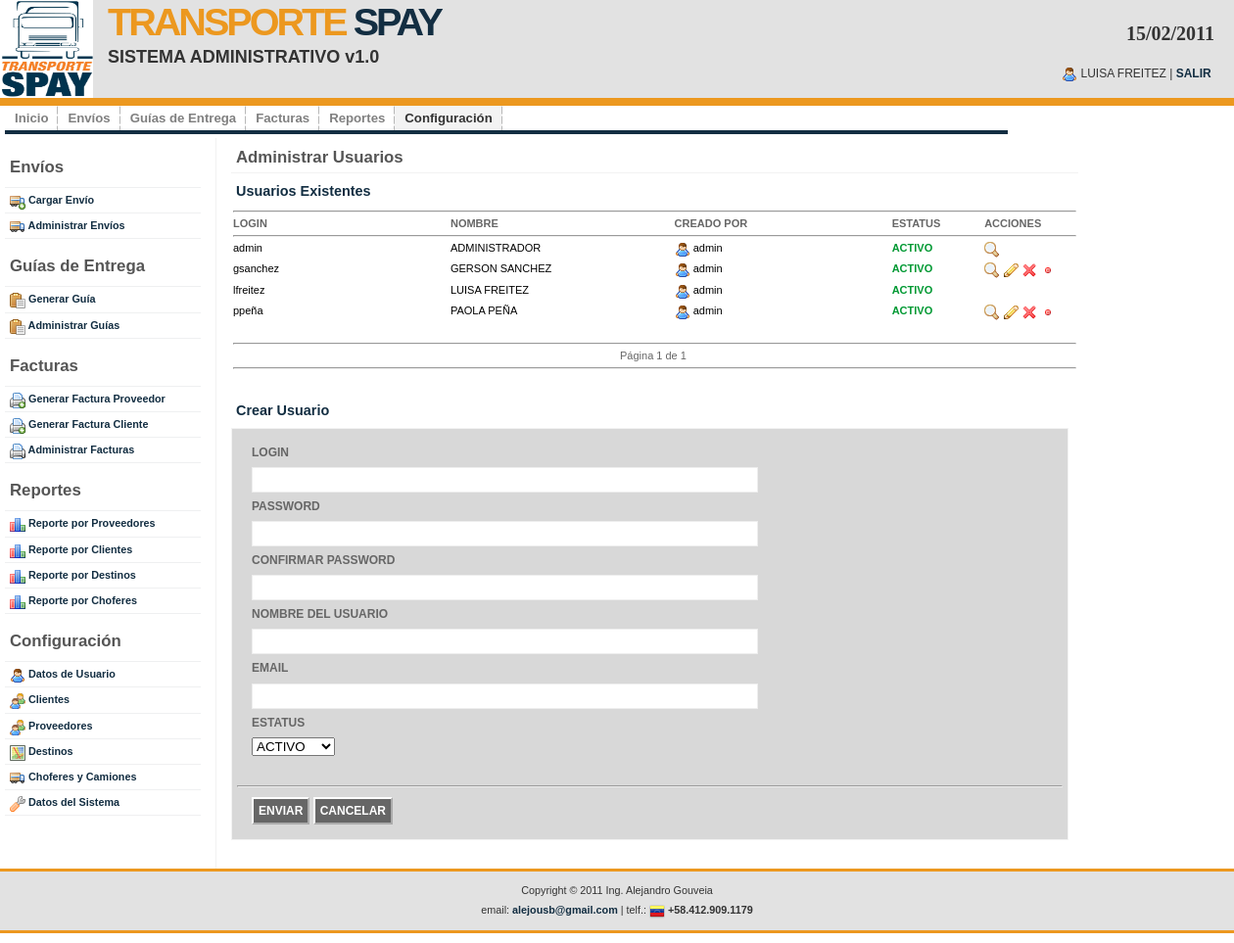
The app's page /adm_usuarios.php (signed in) with its own data.
### tables this page shows
CREATE TABLE IF NOT EXISTS `ts_usuario` (
  `id` int(10) NOT NULL AUTO_INCREMENT,
  `login` varchar(100) NOT NULL,
  `password` varchar(100) NOT NULL,
  `nombre` varchar(200) NOT NULL,
  `email` varchar(200) NOT NULL,
  `ind_activo` int(1) NOT NULL,
  `fecha_creacion` date NOT NULL,
  `fecha_modificacion` date DEFAULT NULL,
  `fecha_ultimo_login` date DEFAULT NULL,
  `id_usuario` int(10) DEFAULT NULL,
  PRIMARY KEY (`id`)
);

CREATE TABLE IF NOT EXISTS `ts_config` (
  `id` int(10) NOT NULL AUTO_INCREMENT,
  `parametro` varchar(200) NOT NULL,
  `codigo` int(10) NOT NULL,
  `valor` varchar(200) NOT NULL,
  `ind_activo` int(1) NOT NULL,
  `fecha_creacion` date NOT NULL,
  `fecha_modificacion` date DEFAULT NULL,
  `id_usuario` int(10) DEFAULT NULL,
  PRIMARY KEY (`id`)
);

### adm_usuarios.php (the view, shortened to what this page needs)
<?php include("inc_conectarse.php"); ?>
<?php include("inc_functions.php"); ?>
<!DOCTYPE html PUBLIC "-//W3C//DTD XHTML 1.0 Strict//EN" "http://www.w3.org/TR/xhtml1/DTD/xhtml1-strict.dtd">
<html xmlns="http://www.w3.org/1999/xhtml" xml:lang="en" lang="en">
<?php include("inc_metadata.php"); ?>
<body>
<?php include("inc_header.php"); ?>
<div id="wrap">
	<?php include("inc_menu.php"); ?>
	<div id="content-wrap">
			<?php include("inc_sidebar.php"); ?>
	  		<div id="main">
				<h1>Administrar Usuarios</h1>
                <h3>Usuarios Existentes</h3>
					<table style="padding-left:10px; font-size:11px" width="100%">
            			<tr>
                    		<td colspan="7"><hr></td>
                		</tr>
                		<tr>
                			<td width="250"><strong>LOGIN</strong></td>
                    		<td width="250"><strong>NOMBRE</strong></td>
                    		<td width="250"><strong>CREADO POR</strong></td>
                    		<td width="100"><strong>ESTATUS</strong></td>
                            <td width="100"><strong>ACCIONES</strong></td>
                		</tr>
            			<tr>
                    		<td class="text" colspan="6"><hr></td>
                		</tr>
                		<?php
						$rowsPerPage = getRowsPerPage($link);
						$page = getPage();
						$offset = ($page - 1) * $rowsPerPage;
						$query = "SELECT u1.id, u1.fecha_modificacion, u1.nombre, u2.login as usuario,
						                 u1.ind_activo, u1.login, u1.fecha_ultimo_login
						           	FROM ts_usuario u1 LEFT JOIN ts_usuario u2
						           	  ON u1.id_usuario  = u2.id
						           WHERE u1.ind_activo < 2
						        ORDER BY u1.login ";
						$result = mysql_query($query,$link);
						$lastPage = ceil(mysql_num_rows($result)/$rowsPerPage);
						$query .= "LIMIT $offset, $rowsPerPage";
						$result = mysql_query($query,$link);
						while ($row = mysql_fetch_object($result)) {
							$inactiva = false;
 						?>
          				<tr style="color: #000">
                			<td <?php if($inactiva) {?> style="color:#999;" <?php } ?>>
								<?php echo $row->login; ?>
                    		</td>
                    		<td <?php if($inactiva) {?> style="color:#999;" <?php } ?>>
								<?php echo $row->nombre; ?>
                    		</td>
                    		<td <?php if($inactiva) {?> style="color:#999;" <?php } ?>>
								<?php if($row->usuario!="") { ?>
                                <img src="images/icons/user.png" align="texttop" border="0" /> <?php echo $row->usuario; ?>
                                <?php } ?>
                    		</td>
                    		<td>
								<?php
									if($inactiva) {
										echo "<span style='color:#F00; font-weight:bold;'>INACTIVO</span>";
									}
									else {
										echo "<span style='color:#093; font-weight:bold;'>ACTIVO</span>";
									}
								?>
                    		</td>
                            <td align="left">
                                <?php if($row->id!=$_SESSION["id_usuario"]) { ?>
                                <a href="adm_consultar_usuario.php?id=<?php echo $row->id; ?>" title="Consultar">
                                	<img src="images/icons/zoom.png" align="texttop" border="0" />
                           		</a>
                                <?php if($row->id!=1) { ?>
                            	<a href="adm_usuarios.php?action=Modificar&id=<?php echo $row->id; ?>" title="Modificar">
                                	<img align="texttop" src="images/icons/pencil.png" border="0" />
                               	</a>
                                <a href="adm_usuarios.php?action=Eliminar&id=<?php echo $row->id; ?>" title="Eliminar">
                                	<img src="images/icons/cross.png" align="texttop" border="0"
                                     onclick="javascript:return confirm('Esta seguro que desea eliminar?');" />
                           		</a>
                               	<?php if($inactiva) { ?>
                            	<a href="adm_usuarios.php?action=Activar&id=<?php echo $row->id; ?>" title="Activar">
                                	<img align="texttop" src="images/icons/bullet_green.png" border="0" />
                               	</a>
                               	<?php } else { ?>
                            	<a href="adm_usuarios.php?action=Inactivar&id=<?php echo $row->id; ?>" title="Inactivar">
                                	<img align="texttop" src="images/icons/bullet_red.png" border="0" />
                               	</a>
                               	<?php } ?>
                                <?php } ?>
								<?php } ?>
                            </td>
            			</tr>
						<?php } ?>
                        <tr>
                        	<td colspan="6">&nbsp;</td>
                        </tr>
            			<tr>
                    		<td class="text" colspan="6"><hr></td>
                		</tr>
                        <tr>
                        	<td colspan="6" align="center">
                            <?php printPaginationNavigation($page,$lastPage); ?>
                            </td>
                        </tr>
            			<tr>
                    		<td class="text" colspan="6"><hr></td>
                		</tr>
                        <tr>
                        	<td colspan="6">&nbsp;</td>
                        </tr>
          			</table>
                <?php
				if($_GET["action"]!="Modificar") {
				?>
                	<h3>Crear Usuario</h3>
				<?php
				}
				else {
				?>
					<h3>Modificar Usuario</h3>
                <?php
				}
				?>
				<form action="adm_usuarios.php" method="post" enctype="multipart/form-data"
                 onSubmit="return validate_usuario_form(this);">
                    <p>
					<label>LOGIN</label>
					<input name="txtLogin" type="text" size="60" value="<?php echo $usuario->login; ?>"
                    <?php if($_GET["action"]=="Modificar") { ?> disabled="disabled" <?php } ?> />
					<label>PASSWORD</label>
					<input name="txtPassword" type="password" size="60" value="<?php echo $usuario->password; ?>" />
					<label>CONFIRMAR PASSWORD</label>
					<input name="txtPasswordConfirm" type="password" size="60" value="<?php echo $usuario->password; ?>" />
                    <label>NOMBRE DEL USUARIO</label>
					<input name="txtNombre" type="text" size="60" value="<?php echo $usuario->nombre; ?>" />
                    <label>EMAIL</label>
					<input name="txtEmail" type="text" size="60" value="<?php echo $usuario->email; ?>" />
                    <label>ESTATUS</label>
                    <select name="cmbEstatus" <?php if($id==$_SESSION["id_usuario"]) { ?> disabled="disabled" <?php } ?>>
                    <?php
						$result = obtenerIndActivo($link);
						while($row=obtenerRegistro($result)) {
					?>
						<option value="<?php echo($row->codigo); ?>"
						 <?php if($usuario->ind_activo==$row->codigo) { ?> selected <?php } ?>>
						 <?php echo($row->valor); ?>
                       	</option>
                    <?php
						}
					?>
                    </select>
                    </p>
                    <br />
                    <hr />
                    <p>
                    <input class="button" value="ENVIAR" type="submit" />
                    <input class="button" value="CANCELAR" type="reset"  onClick="window.location='adm_usuarios.php';" />
					</p>
				</form>
                <br />
	  		</div>
	</div>
</div>
<?php include("inc_footer.php"); ?>
</body>
</html>

### inc_functions.php (shortened to what this page needs)
<?php
	function getPage() {
		if(isset($_GET["page"])) {
			return $_GET["page"];
		}
		else {
			return 1;
		}
	}
	function getRowsPerPage($link) {
		$query = "SELECT valor FROM ts_config WHERE parametro='ROWS_PER_PAGE'";
		$result = mysql_query($query,$link);
		while ($row = mysql_fetch_object($result)) {
			return $row->valor;
		}
		return 0;
	}
	function printPaginationNavigation($page,$lastPage) {
		if($lastPage==0) {
			echo "P&aacute;gina ".$lastPage." de ".$lastPage."&nbsp;";
		}
		else {
			echo "P&aacute;gina ".$page." de ".$lastPage."&nbsp;";
		}
	}
	function obtenerRegistro($result) {
		return mysql_fetch_object($result);
	}
	function obtenerIndActivo($link) {
		$query = "SELECT * FROM ts_config WHERE parametro = 'IND_ACTIVO' AND ind_activo = 1 ORDER BY valor";
		return mysql_query($query,$link);
	}
?>

### images/main.css (style rules this page uses)
* { margin: 0; padding: 0; outline: 0; }
body { margin: 0; padding: 0; font: 12px/160% 'Lucida Grande', 'Lucida Sans Unicode', Geneva, Verdana, Sans-Serif; color: #666666; text-align: center; }
a:link, a:visited { background: inherit; color: #132E42; text-decoration: none; }
h1, h2, h3 { font: bold 1em 'Lucida Grande', 'Lucida Sans Unicode', Geneva, Verdana, Sans-Serif; color: #555; }
h1 { font-size: 1.4em; }
h3 { font-size: 1.2em; font-weight: bold; color:#132E42; }
#main h1, #rightbar h1 { padding: 0px 0 5px 5px; margin: 0 0 10px 10px; border-bottom: 1px solid #f2f2f2; }
p, h1, h2, h3 { margin: 10px 15px; }
form { margin:10px; padding: 5px; border: 1px solid #f2f2f2; background-color: #D8D8D8; }
label { display:block; font-weight:bold; margin:5px 0; }
input { padding: 4px 5px; border:1px solid #eee; font-size: 14px; color:#000; }
input.button { margin: 0; font: bold 1em Arial, Sans-serif; border: 2px #FFF outset; background: #666; padding: 5px; color: #FFF; }
#wrap { margin: 0 auto; width: 1250px; text-align: left; background: #FFF; }
#content-wrap { clear:both; margin: 0; padding:0; width: 1250px; }
#main { float: left; margin-left: 15px; padding: 10px 0 0 5px; width: 70%; border-left: 1px solid #f2f2f2; }

### records on screen
ts_usuario: login "admin", nombre "ADMINISTRADOR"
ts_usuario: login "gsanchez", nombre "GERSON SANCHEZ", ts_usuario.login "admin"
ts_usuario: login "lfreitez", nombre "LUISA FREITEZ", ts_usuario.login "admin"
ts_usuario: login "ppeña", nombre "PAOLA PEÑA", ts_usuario.login "admin"
ts_config: valor "1"

### other values on screen
$_SESSION["nombre"] "LUISA FREITEZ"
$page "1"
form field cmbEstatus "ACTIVO"
